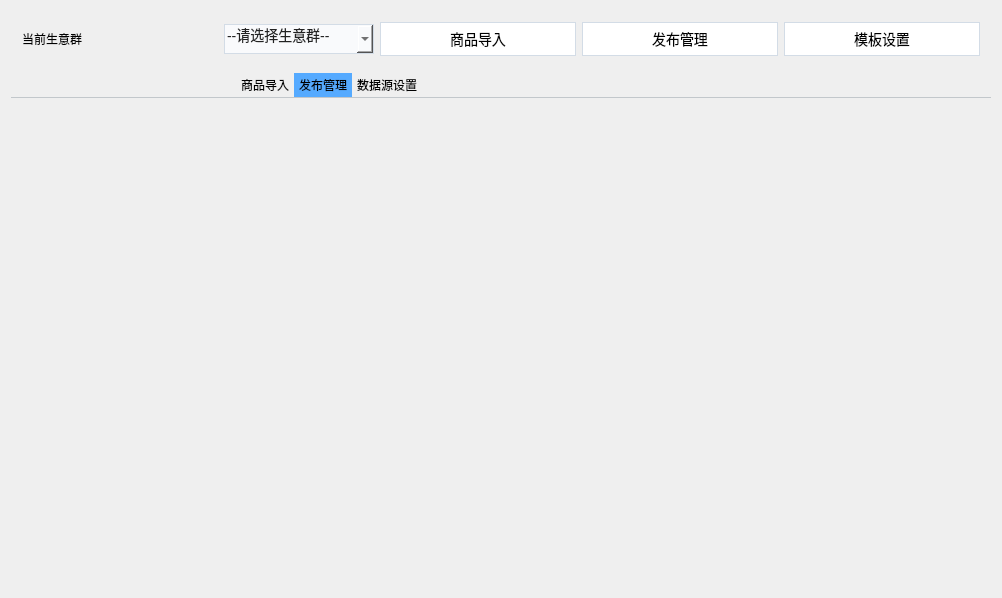
<?xml version="1.0" encoding="UTF-8"?>
<ui version="4.0">
 <class>MainWindow</class>
 <widget class="QMainWindow" name="MainWindow">
  <property name="geometry">
   <rect>
    <x>0</x>
    <y>0</y>
    <width>1002</width>
    <height>598</height>
   </rect>
  </property>
  <property name="windowTitle">
   <string>MainWindow</string>
  </property>
  <widget class="QWidget" name="centralWidget">
   <layout class="QVBoxLayout" name="verticalLayout">
    <item>
     <widget class="QWidget" name="widget" native="true">
      <layout class="QHBoxLayout" name="horizontalLayout">
       <item>
        <widget class="QLabel" name="label">
         <property name="text">
          <string>当前生意群</string>
         </property>
        </widget>
       </item>
       <item>
        <widget class="QComboBox" name="comboBox">
         <property name="minimumSize">
          <size>
           <width>150</width>
           <height>30</height>
          </size>
         </property>
         <property name="maximumSize">
          <size>
           <width>150</width>
           <height>16777215</height>
          </size>
         </property>
         <property name="styleSheet">
          <string notr="true">QComboBox{background:#F9FAFC;border:1px solid #d3dce6;color:#222222;font:14px;}
QComboBox:focus{background:#ffffff;border:1px solid #20a0ff;color:#222222;font:14px;}
QComboBox:on{background:#ffffff;border:1px solid #20a0ff;color:#222222;font:14px;}
QComboBox:disabled{background:#f3f5f7;border:1px solid #d3dce6;color:#c9d0d5;font:14px;}
QComboBox::drop-down{margin:3px 0px 3px 0px;width:24px;border-image: url(:/Img/drop-down_nor.png);}
QComboBox::drop-down:hover{margin:3px 0px 3px 0px;width:24px;border-image: url(:/Img/drop-down_hover.png);}
QComboBox::drop-down:pressed{margin:3px 0px 3px 0px;width:24px;border-image: url(:/Img/drop-down_press.png);}
QComboBox QAbstractItemView{border:1px solid #20a0ff;}
QComboBox QAbstractItemView::item{height: 30px;}
QComboBox QAbstractItemView::item:selected{background-color: #2087d3;}



</string>
         </property>
         <property name="editable">
          <bool>true</bool>
         </property>
         <property name="currentText">
          <string notr="true">--请选择生意群--</string>
         </property>
        </widget>
       </item>
       <item>
        <widget class="QPushButton" name="productImport">
         <property name="styleSheet">
          <string notr="true">.QPushButton{font:14px;color:black;background:#FFFFFF;border:1px solid #D3DCE6;border-radius:0px;padding:5px 10px 5px 10px;}
.QPushButton:hover{background-color:#EFFAFE;}
.QPushButton:checked{color:white;background-color:#2087d3;}</string>
         </property>
         <property name="text">
          <string>商品导入</string>
         </property>
        </widget>
       </item>
       <item>
        <widget class="QPushButton" name="publishManage">
         <property name="styleSheet">
          <string notr="true">.QPushButton{font:14px;color:black;background:#FFFFFF;border:1px solid #D3DCE6;border-radius:0px;padding:5px 10px 5px 10px;}
.QPushButton:hover{background-color:#EFFAFE;}
.QPushButton:checked{color:white;background-color:#2087d3;}</string>
         </property>
         <property name="text">
          <string>发布管理</string>
         </property>
        </widget>
       </item>
       <item>
        <widget class="QPushButton" name="modelSetting">
         <property name="styleSheet">
          <string notr="true">.QPushButton{font:14px;color:black;background:#FFFFFF;border:1px solid #D3DCE6;border-radius:0px;padding:5px 10px 5px 10px;}
.QPushButton:hover{background-color:#EFFAFE;}
.QPushButton:checked{color:white;background-color:#2087d3;}</string>
         </property>
         <property name="text">
          <string>模板设置</string>
         </property>
        </widget>
       </item>
      </layout>
     </widget>
    </item>
    <item>
     <widget class="QTabWidget" name="tabWidget">
      <property name="styleSheet">
       <string notr="true">QTabWidget::pane { /* The tab widget frame */
	border-top: 1px solid #C2C7CB;
}

QTabWidget::tab-bar {
	left: 225px; /* move to the right by 5px */
}

/* Style the tab using the tab sub-control. Note that it reads QTabBar _not_ QTabWidget */
QTabBar::tab {
	min-width: 8ex;
	padding: 4px;
	border: 1px solid transparent;
}

QTabBar::tab:hover{
	border-color: rgb(85, 170, 255);
}

QTabBar::tab:selected {
	background-color: rgb(85, 170, 255);
}
</string>
      </property>
      <property name="currentIndex">
       <number>1</number>
      </property>
      <property name="tabBarAutoHide">
       <bool>false</bool>
      </property>
      <widget class="QWidget" name="tab">
       <attribute name="title">
        <string>商品导入</string>
       </attribute>
      </widget>
      <widget class="PublishManager" name="tab_1">
       <attribute name="title">
        <string>发布管理</string>
       </attribute>
      </widget>
      <widget class="QWidget" name="tab_2">
       <attribute name="title">
        <string>数据源设置</string>
       </attribute>
      </widget>
     </widget>
    </item>
   </layout>
  </widget>
 </widget>
 <layoutdefault spacing="6" margin="11"/>
 <customwidgets>
  <customwidget>
   <class>PublishManager</class>
   <extends>QWidget</extends>
   <header location="global">publishmanager.h</header>
   <container>1</container>
  </customwidget>
 </customwidgets>
 <resources/>
 <connections/>
</ui>
